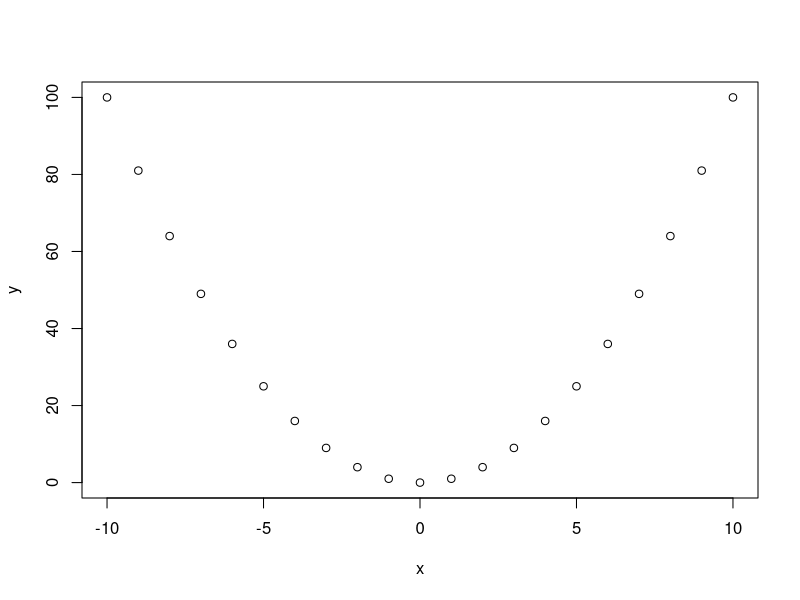

This figure's R source:
## WEEK 1 ## This is a test

### R Basics

#R console example
2+3
2*3

#R editor example
2+3
2*3

#R Graphics (Quartz) example
x<--10:10
x
y<-x^2
y
plot(x,y)


### R Object and R Workspace

#Check R objects in current workspace
ls()

#Remove R objects in current workspace
rm(x,y)

#Check
ls()


### R Function

#"Built-in" function
#sum() function
sum
?sum
sum(1:5)

#length() function
length
?length
length(1:5)

#"User-defined" function
my.mean<-function(x)(sum(x)/length(x))
my.mean
my.mean(1:5)


### R Package

#Check R packages in your machine
library()

#Check R packages currently loaded
search()

#Download/install/load "car" package
install.packages("car")

#Get some information on "car" package
help(package=car)

#Load "car" package to current working environment
library(car)

#Check
search()


### Current Working Directory

#Check current working directory
getwd()

#Set new working directory
#Windows
setwd("C:/Users/Username/Desktop/")

#Mac OS
setwd("/Users/Username/Desktop/")

#Check
getwd()


### Getting Help

# Help for a specific topic (e.g., regression)  
??regression

# Information on specific function
?length

# Information on specific package (functions and data sets)
help(package=car)

# Examples of the use of specific function
example(length)